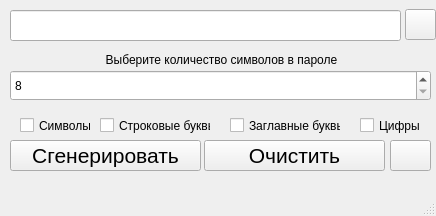
<?xml version="1.0" encoding="UTF-8"?>
<ui version="4.0">
 <class>QMainWindow</class>
 <widget class="QMainWindow" name="QMainWindow">
  <property name="geometry">
   <rect>
    <x>0</x>
    <y>0</y>
    <width>436</width>
    <height>216</height>
   </rect>
  </property>
  <property name="windowTitle">
   <string>Password generator</string>
  </property>
  <widget class="QWidget" name="centralwidget">
   <widget class="QPushButton" name="pushButton">
    <property name="geometry">
     <rect>
      <x>10</x>
      <y>140</y>
      <width>191</width>
      <height>31</height>
     </rect>
    </property>
    <property name="font">
     <font>
      <pointsize>16</pointsize>
     </font>
    </property>
    <property name="text">
     <string>Сгенерировать</string>
    </property>
   </widget>
   <widget class="QSpinBox" name="spinBox">
    <property name="geometry">
     <rect>
      <x>10</x>
      <y>70</y>
      <width>421</width>
      <height>31</height>
     </rect>
    </property>
    <property name="minimum">
     <number>8</number>
    </property>
    <property name="maximum">
     <number>24</number>
    </property>
   </widget>
   <widget class="QLineEdit" name="lineEdit">
    <property name="geometry">
     <rect>
      <x>10</x>
      <y>10</y>
      <width>391</width>
      <height>31</height>
     </rect>
    </property>
   </widget>
   <widget class="QLabel" name="label">
    <property name="geometry">
     <rect>
      <x>16</x>
      <y>49</y>
      <width>411</width>
      <height>21</height>
     </rect>
    </property>
    <property name="text">
     <string>Выберите количество символов в пароле</string>
    </property>
    <property name="alignment">
     <set>Qt::AlignCenter</set>
    </property>
   </widget>
   <widget class="QPushButton" name="pushButton_6">
    <property name="geometry">
     <rect>
      <x>390</x>
      <y>140</y>
      <width>41</width>
      <height>31</height>
     </rect>
    </property>
    <property name="text">
     <string/>
    </property>
    <property name="icon">
     <iconset>
      <normaloff>91700.png</normaloff>91700.png</iconset>
    </property>
    <property name="checkable">
     <bool>false</bool>
    </property>
    <property name="checked">
     <bool>false</bool>
    </property>
    <property name="autoRepeat">
     <bool>false</bool>
    </property>
    <property name="autoExclusive">
     <bool>false</bool>
    </property>
   </widget>
   <widget class="QCheckBox" name="checkBox">
    <property name="geometry">
     <rect>
      <x>20</x>
      <y>110</y>
      <width>71</width>
      <height>31</height>
     </rect>
    </property>
    <property name="text">
     <string>Символы</string>
    </property>
   </widget>
   <widget class="QCheckBox" name="checkBox_2">
    <property name="geometry">
     <rect>
      <x>100</x>
      <y>110</y>
      <width>111</width>
      <height>31</height>
     </rect>
    </property>
    <property name="text">
     <string>Строковые буквы</string>
    </property>
   </widget>
   <widget class="QCheckBox" name="checkBox_3">
    <property name="geometry">
     <rect>
      <x>230</x>
      <y>110</y>
      <width>111</width>
      <height>31</height>
     </rect>
    </property>
    <property name="text">
     <string>Заглавные буквы</string>
    </property>
   </widget>
   <widget class="QCheckBox" name="checkBox_4">
    <property name="geometry">
     <rect>
      <x>360</x>
      <y>110</y>
      <width>61</width>
      <height>31</height>
     </rect>
    </property>
    <property name="text">
     <string>Цифры</string>
    </property>
   </widget>
   <widget class="QPushButton" name="pushButton_2">
    <property name="geometry">
     <rect>
      <x>405</x>
      <y>9</y>
      <width>31</width>
      <height>31</height>
     </rect>
    </property>
    <property name="text">
     <string/>
    </property>
    <property name="icon">
     <iconset>
      <normaloff>copy.jpg</normaloff>copy.jpg</iconset>
    </property>
   </widget>
   <widget class="QPushButton" name="pushButton_3">
    <property name="geometry">
     <rect>
      <x>204</x>
      <y>140</y>
      <width>181</width>
      <height>31</height>
     </rect>
    </property>
    <property name="font">
     <font>
      <pointsize>16</pointsize>
     </font>
    </property>
    <property name="text">
     <string>Очистить</string>
    </property>
   </widget>
  </widget>
  <widget class="QMenuBar" name="menubar">
   <property name="geometry">
    <rect>
     <x>0</x>
     <y>0</y>
     <width>436</width>
     <height>21</height>
    </rect>
   </property>
  </widget>
  <widget class="QStatusBar" name="statusbar"/>
 </widget>
 <resources/>
 <connections/>
</ui>
